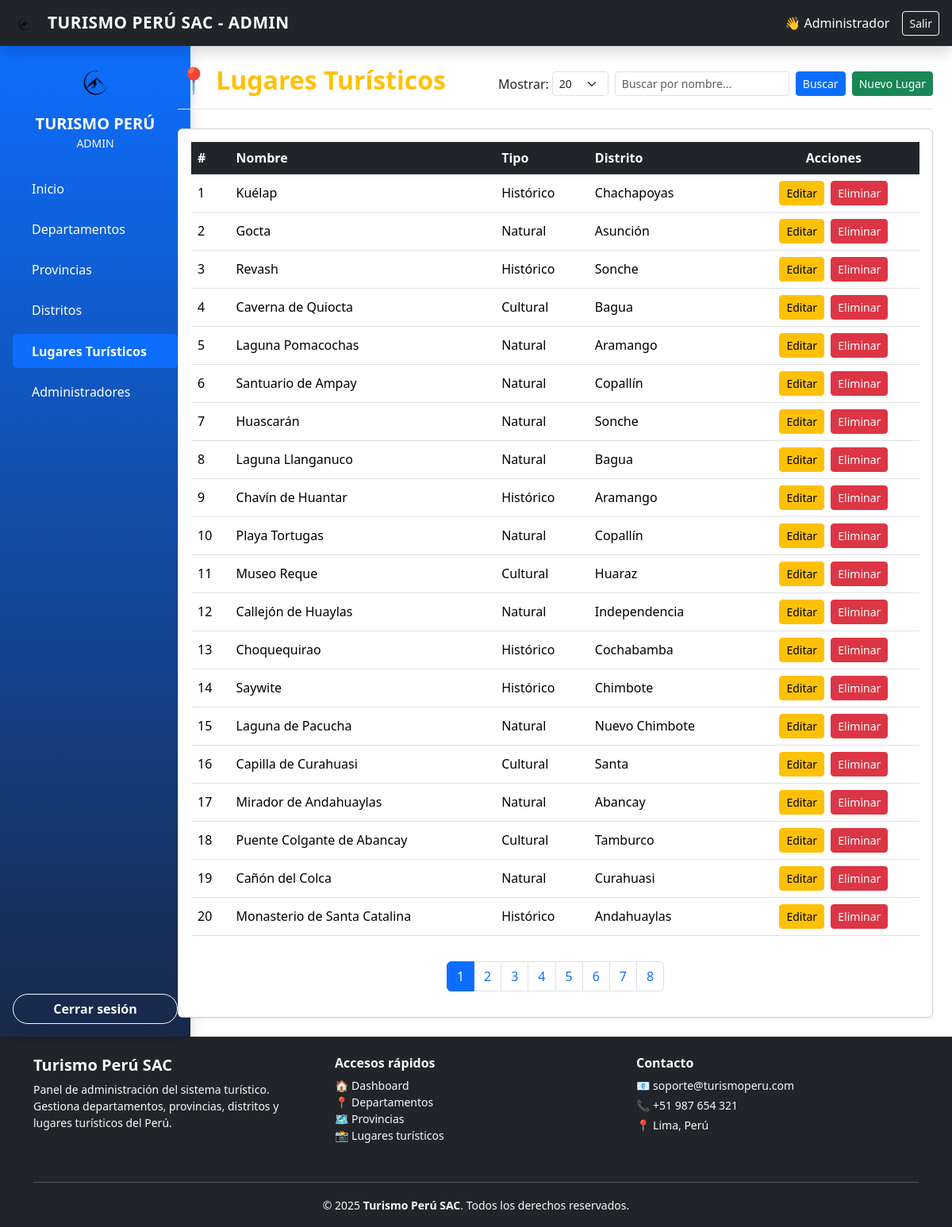
Screenshot of /views/admin/lugares/listar.php (signed in) with the database file from the repository.
### tables this page shows
CREATE TABLE `lugares_turisticos` (
  `id_lugar` int(11) NOT NULL,
  `id_distrito` int(11) NOT NULL,
  `id_admin` int(10) UNSIGNED DEFAULT NULL,
  `nombre` varchar(150) NOT NULL,
  `descripcion` text DEFAULT NULL,
  `tipo` varchar(50) DEFAULT NULL,
  `latitud` decimal(10,7) DEFAULT NULL,
  `longitud` decimal(10,7) DEFAULT NULL
);

CREATE TABLE `distritos` (
  `id_distrito` int(11) NOT NULL,
  `id_provincia` int(11) NOT NULL,
  `nombre` varchar(100) NOT NULL
);

### controllers/LugarController.php (called while the page is built, shortened)
<?php
require_once __DIR__ . '/../models/Lugar.php';
class LugarController {
    private $lugarModel;
    public function __construct() {
        $this->lugarModel = new Lugar();
    }
    public function index(int $limit = 20, int $offset = 0, string $search = ''): array {
        return $this->lugarModel->getAll($limit, $offset, $search);
    }
    public function count(string $search = ''): int {
        return $this->lugarModel->count($search);
    }
}

### models/Lugar.php (called while the page is built, shortened)
<?php
require_once __DIR__ . '/../config/config.php';
class Lugar {
    private $pdo;
    public function __construct() {
        global $pdo;
        $this->pdo = $pdo;
    }
    public function getAll(int $limit = 20, int $offset = 0, string $search = ''): array {
        $sql = "
            SELECT l.id_lugar, l.nombre, l.tipo, d.nombre AS distrito_nombre
            FROM lugares_turisticos l
            LEFT JOIN distritos d ON l.id_distrito = d.id_distrito
        ";
        $sql .= " ORDER BY l.id_lugar ASC LIMIT :limit OFFSET :offset";
        $stmt = $this->pdo->prepare($sql);
        $stmt->bindValue(':limit', $limit, PDO::PARAM_INT);
        $stmt->bindValue(':offset', $offset, PDO::PARAM_INT);
        $stmt->execute();
        return $stmt->fetchAll(PDO::FETCH_ASSOC);
    }
    public function count(string $search = ''): int {
        $sql = "SELECT COUNT(*) as total FROM lugares_turisticos";
        $stmt = $this->pdo->prepare($sql);
        $stmt->execute();
        $row = $stmt->fetch(PDO::FETCH_ASSOC);
        return (int) $row['total'];
    }
}

### views/admin/lugares/listar.php (the view, shortened to what this page needs)
<?php
require_once __DIR__ . '/../../../controllers/LugarController.php';
$controller = new LugarController();
$limit = isset($_GET['limit']) ? (int)$_GET['limit'] : 20;
$search = isset($_GET['search']) ? trim($_GET['search']) : '';
$page = isset($_GET['page']) ? max(1, (int)$_GET['page']) : 1;
$offset = ($page - 1) * $limit;
$lugares = $controller->index($limit, $offset, $search);
$total = $controller->count($search);
$totalPages = ceil($total / $limit);
require view_path('views/admin/templates/header.php');
require view_path('views/admin/templates/topbar.php');
?>
<div class="container-fluid">
  <div class="row">
    <div class="col-md-3 col-lg-2 p-0">
      <?php require view_path('views/admin/templates/sidebar.php'); ?>
    </div>
    <main class="col-md-9 col-lg-10 px-md-4 py-4">
      <div class="d-flex justify-content-between align-items-center mb-4 border-bottom pb-2">
        <h2 class="fw-bold text-warning">📍 Lugares Turísticos</h2>
        <div class="d-flex align-items-center">
          <form method="GET" class="d-flex align-items-center me-2">
            <label for="limit" class="me-1">Mostrar:</label>
            <select name="limit" id="limit" class="form-select form-select-sm me-2 w-auto" onchange="this.form.submit()">
              <option value="20" <?= $limit == 20 ? 'selected' : '' ?>>20</option>
            </select>
            <input type="text" name="search" value="<?= htmlspecialchars($search) ?>"
                   class="form-control form-control-sm me-2" placeholder="Buscar por nombre...">
            <button type="submit" class="btn btn-sm btn-primary">
              <i class="bi bi-search"></i> Buscar
            </button>
          </form>
          <a href="crear.php" class="btn btn-success btn-sm">
            <i class="bi bi-plus-circle"></i> Nuevo Lugar
          </a>
        </div>
      </div>
      <div class="card shadow-sm">
        <div class="card-body">
          <div class="table-responsive">
            <table class="table table-hover align-middle">
              <thead class="table-dark">
                <tr>
                  <th>#</th>
                  <th>Nombre</th>
                  <th>Tipo</th>
                  <th>Distrito</th>
                  <th class="text-center">Acciones</th>
                </tr>
              </thead>
              <tbody>
                <?php if ($lugares): ?>
                  <?php $contador = $offset + 1; ?>
                  <?php foreach ($lugares as $lugar): ?>
                    <tr>
                      <td><?= $contador++ ?></td>
                      <td><?= htmlspecialchars($lugar['nombre']) ?></td>
                      <td><?= htmlspecialchars($lugar['tipo']) ?></td>
                      <td><?= htmlspecialchars($lugar['distrito_nombre'] ?? '—') ?></td>
                      <td class="text-center">
                        <a href="editar.php?id=<?= $lugar['id_lugar'] ?>" class="btn btn-warning btn-sm me-1">
                          <i class="bi bi-pencil-square"></i> Editar
                        </a>
                        <a href="#"
                           class="btn btn-danger btn-sm"
                           data-bs-toggle="modal"
                           data-bs-target="#deleteModal"
                           data-id="<?= $lugar['id_lugar'] ?>"
                           data-nombre="<?= htmlspecialchars($lugar['nombre']) ?>">
                           <i class="bi bi-trash"></i> Eliminar
                        </a>
                      </td>
                    </tr>
                  <?php endforeach; ?>
                <?php else: ?>
                  <tr>
                    <td colspan="5" class="text-center text-muted">No hay lugares registrados</td>
                  </tr>
                <?php endif; ?>
              </tbody>
            </table>
          </div>
          <?php if ($totalPages > 1): ?>
            <nav aria-label="Page navigation" class="mt-3">
              <ul class="pagination justify-content-center flex-wrap">
                <?php for ($i = 1; $i <= $totalPages; $i++): ?>
                  <li class="page-item <?= $i == $page ? 'active' : '' ?>">
                    <a class="page-link" href="?page=<?= $i ?>&limit=<?= $limit ?>&search=<?= urlencode($search) ?>"><?= $i ?></a>
                  </li>
                <?php endfor; ?>
              </ul>
            </nav>
          <?php endif; ?>
        </div>
      </div>
    </main>
  </div>
</div>
<?php require view_path('views/admin/templates/footer.php'); ?>

### assets/css/style.css (style rules this page uses)
:root { --brand: #0d6efd; --brand-dark: #0b5ed7; --bg-soft: #f8f9fa; }
body { font-family: system-ui, -apple-system, "Segoe UI", Roboto, "Helvetica Neue", Arial, "Noto Sans", "Liberation Sans", sans-serif; }

### rows the page displays
lugares_turisticos: nombre "Kuélap", tipo "Histórico", id_distrito.nombre "Chachapoyas"
lugares_turisticos: nombre "Gocta", tipo "Natural", id_distrito.nombre "Asunción"
lugares_turisticos: nombre "Revash", tipo "Histórico", id_distrito.nombre "Sonche"
lugares_turisticos: nombre "Caverna de Quiocta", tipo "Cultural", id_distrito.nombre "Bagua"
lugares_turisticos: nombre "Laguna Pomacochas", tipo "Natural", id_distrito.nombre "Aramango"
lugares_turisticos: nombre "Santuario de Ampay", tipo "Natural", id_distrito.nombre "Copallín"
lugares_turisticos: nombre "Huascarán", tipo "Natural", id_distrito.nombre "Sonche"
lugares_turisticos: nombre "Laguna Llanganuco", tipo "Natural", id_distrito.nombre "Bagua"
lugares_turisticos: nombre "Chavín de Huantar", tipo "Histórico", id_distrito.nombre "Aramango"
lugares_turisticos: nombre "Playa Tortugas", tipo "Natural", id_distrito.nombre "Copallín"
lugares_turisticos: nombre "Museo Reque", tipo "Cultural", id_distrito.nombre "Huaraz"
lugares_turisticos: nombre "Callejón de Huaylas", tipo "Natural", id_distrito.nombre "Independencia"
lugares_turisticos: nombre "Choquequirao", tipo "Histórico", id_distrito.nombre "Cochabamba"
lugares_turisticos: nombre "Saywite", tipo "Histórico", id_distrito.nombre "Chimbote"
lugares_turisticos: nombre "Laguna de Pacucha", tipo "Natural", id_distrito.nombre "Nuevo Chimbote"
lugares_turisticos: nombre "Capilla de Curahuasi", tipo "Cultural", id_distrito.nombre "Santa"
lugares_turisticos: nombre "Mirador de Andahuaylas", tipo "Natural", id_distrito.nombre "Abancay"
lugares_turisticos: nombre "Puente Colgante de Abancay", tipo "Cultural", id_distrito.nombre "Tamburco"
lugares_turisticos: nombre "Cañón del Colca", tipo "Natural", id_distrito.nombre "Curahuasi"
lugares_turisticos: nombre "Monasterio de Santa Catalina", tipo "Histórico", id_distrito.nombre "Andahuaylas"

### other values shown
APP_NAME "TURISMO PERÚ SAC"
$_SESSION['admin_nombre'] "Administrador"
